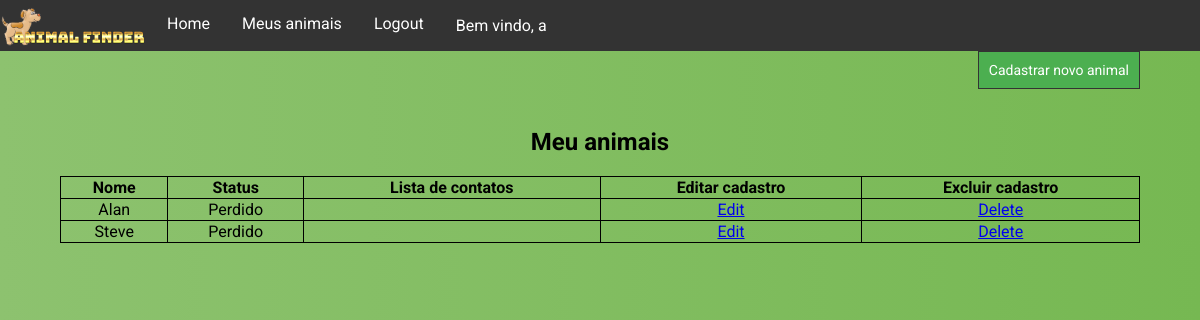
The page /meus_animais/ (signed in) on the database its author committed.
### usuario/models.py (models this page shows, shortened)
class Dono(AbstractBaseUser):
    email = models.EmailField(verbose_name="email", unique=True, max_length=100)
    nome = models.CharField(max_length=100)
    telefone = models.CharField(max_length=20)
    date_joined = models.DateTimeField(verbose_name="date_joined", auto_now_add=True)
    last_login = models.DateTimeField(verbose_name="last_login", auto_now=True)
    is_admin = models.BooleanField(default=False)
    is_active = models.BooleanField(default=True)
    is_staff = models.BooleanField(default=False)
    is_superuser = models.BooleanField(default=False)
    USERNAME_FIELD = 'email'
    REQUIRED_FIELDS = ['nome', 'telefone']
    objects = DonoManager()

### main/models.py (models this page shows, shortened)
class Animal(models.Model):
    foto  = models.ImageField(upload_to=UploadToPathAndRename('{}'.format(time.strftime("%Y_%m_%d_"))))
    nome  = models.CharField(max_length=100)
    idade = models.CharField(max_length=3, blank=True)
    cidade_desaparecimento = models.CharField(max_length=50)
    estado_desaparecimento = models.CharField(max_length=50)
    status = models.IntegerField(choices=STATUS_ANIMAL, default=1, blank=True)
    dono = models.ForeignKey(Dono, on_delete=models.CASCADE,  null=True)
    informacoes_extras = models.TextField(max_length=250, blank=True)

### main/views.py (the view)
# urls.py: path("meus_animais/", meus_animais, name="meus_animais"),
@login_required
def meus_animais(request):
    animals = [i for i in Animal.objects.all() if i.dono.email==request.user.email]
    contatos = []
    for a in animals:
        contatos.append(Contato.objects.filter(animal__id=a.id))
    context = {'animais': zip(animals, contatos) }
    return render(request, 'meus_animais.html', context)

### main/templates/meus_animais.html (shortened to what this page needs)
{% extends 'base.html' %}
{% block css %}
  {% load static %}
  <link href="{% static 'meus_animais_style.css' %}"  rel="stylesheet">
{% endblock css %}
{% block content %}
    <div class="new_animal">
      <form action="{%  url 'novo_animal' %}">
        <button type="submit">Cadastrar novo animal</button>
      </form>
    </div>
  <br>
  <br><br>
  <table class="table_animal_status">
    <thead>
      <tr>
        <th>Nome</th>
        <th>Status</th>
        <th>Lista de contatos</th>
        <th>Editar cadastro</th>
        <th>Excluir cadastro</th>
      </tr>
      </thead>
    <tbody>
    <h2 style="text-align: center;"> Meu animais </h2>
    {% for animal, contatos in animais %}
      <tr>
      <td>
        {{animal.nome}}
      </td>
      <td>
        {{animal.get_status_display}}
      </td>
      <td>
      </td>
      <td><a class="btn btn-warning" href="{%  url 'animal_edit' animal.id %}">Edit</a>
            </td>
			<td><a class="btn btn-danger" href="{%  url 'animal_delete' animal.id %}">Delete</a>
			</td>
    </tr>
    {% endfor %}
  </tbody>
  </table>
{% endblock content %}

### main/templates/base.html
<!DOCTYPE html>
<html>
<head>
  {% load static %}
  <link href="{% static 'general_style.css' %}"  rel="stylesheet">
  {% block css %}
  {% endblock css %}
  {% load static %}
  <link href="{% static 'nav_style.css' %}"  rel="stylesheet">
    <div class="nav">
      <ul>
          <li class="li-logo"><img class="logo" src="/static/ANIMAL_FINDER_LOGO.png" alt="Logo"></li>
      {% if request.user.is_authenticated %}
          <li><a href="{% url 'home' %}">Home</a></li>
          <li><a href="{% url 'meus_animais' %}">Meus animais</a></li>
          <li><a href="{% url 'logout' %}">Logout</a></li>
          <li class='welcome_message'><p>Bem vindo, {{request.user.nome}}</p></li>
      {% else %}
          <li><a href="{% url 'home' %}">Home</a></li>
          <li><a href="{% url 'register' %}">Registrar</a></li>
          <li><a href="{% url 'login' %}">Login</a></li>
      {% endif %}
      </ul>
    </div>
</head>
<body>
  {% block content %}
  {% endblock content %}
</body>
</html>

### static/general_style.css (style rules this page uses)
* { font-family: "Roboto", sans-serif; }
body { border: 0px; margin: 0px; background: #76b852; background: -webkit-linear-gradient(right, #76b852, #8DC26F); background: -moz-linear-gradient(right, #76b852, #8DC26F); background: -o-linear-gradient(right, #76b852, #8DC26F); background: linear-gradient(to left, #76b852, #8DC26F); font-family: "Roboto", sans-serif; -webkit-font-smoothing: antialiased; -moz-osx-font-smoothing: grayscale; }

### main/static/meus_animais_style.css (style rules this page uses)
.new_animal button { font-size: 30px; display: block; float: right; outline: 0; background: #4CAF50; margin-right: 5%; border: 1px solid #333; padding: 10px; color: #FFFFFF; font-size: 14px; -webkit-transition: all 0.3 ease; transition: all 0.3 ease; cursor: pointer; }
.table_animal_status { width:90%; margin-left: 5%; }
.table_animal_status, .table_animal_status th, .table_animal_status td { border: 1px solid black; border-collapse: collapse; text-align: center; }

### static/nav_style.css (style rules this page uses)
.nav ul { list-style-type: none; margin: 0; padding: 0; overflow: hidden; background-color: #333; }
.nav li { float: left; }
.nav li a { display: block; color: white; text-align: center; padding: 14px 16px; text-decoration: none; }
.nav li p { padding: 0px 14px 0px 16px; color: white; }

### rows shown on the page
Dono: user.nome "a"
Animal: nome "Alan", status "Perdido"
Animal: nome "Steve", status "Perdido"
